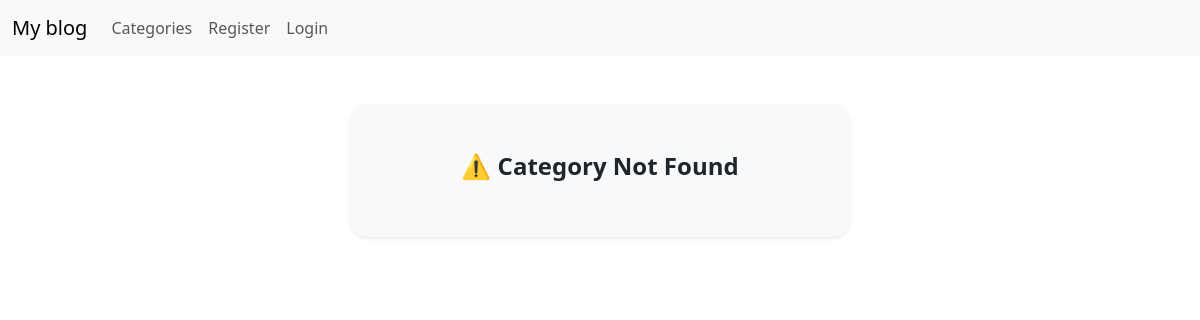
/category/Education/, run on an earlier commit of the app's database.
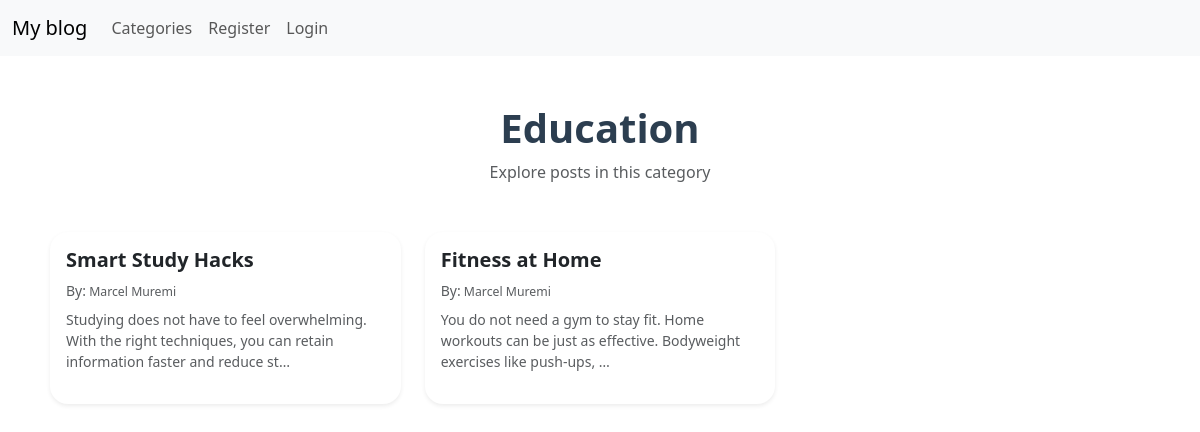
And on a later commit of the database.
### blog/models.py (models this page shows, shortened)
class Post(models.Model):
    title = models.CharField(max_length=30)
    header_image = models.ImageField(null=True, blank=True, upload_to="images/")
    title_tag = models.CharField(max_length=30)
    author = models.ForeignKey(User, on_delete=models.CASCADE)
    body = RichTextField(blank=True, null=True)
    post_date = models.DateField(auto_now_add=True)
    category = models.CharField(max_length=20)
    snippet = models.CharField(max_length=48)
    likes = models.ManyToManyField(User, related_name='blog_posts')
    updated_at = models.DateTimeField(auto_now=True)  # <-- tracks last update

### blog/views.py (the view)
# urls.py: path('category/<str:categoryblog>/', CategoryView, name='category'),
def CategoryView(request, categoryblog):
    category_posts = Post.objects.filter(category=categoryblog.replace("-", " "))
    return render(
        request,
        "categories.html",
        {
            "categoryblog": categoryblog.title().replace("-", " "),
            "category_posts": category_posts,
        },
    )

### blog/templates/categories.html (shortened to what this page needs)
{% extends 'base.html' %}
{% block content %}
<div class="container mt-5">
    <div class="mx-auto" style="max-width: 1100px;">
            {% if category_posts %}
                <div class="text-center mb-5">
                    <h1 style="font-weight:700; color:#2c3e50;">
                         {{ categoryblog }}
                    </h1>
                    <p class="text-muted">Explore posts in this category</p>
                </div>
                <div class="row g-4">
                    {% for post in category_posts %}
                    <div class="col-md-6 col-lg-4">
                        <div class="card h-100 border-0 shadow-sm" style="border-radius:18px; transition: all 0.3s ease;">
                            <div class="card-body d-flex flex-column">
                                <h5 class="mb-2" style="font-weight:600;">
                                    <a href="{% url 'article_detail' post.pk %}" class="text-dark text-decoration-none"
                                        style="transition:0.2s;">
                                        {{ post.title }}
                                    </a>
                                </h5>
                                <p class="text-muted mb-2" style="font-size:14px;">
                                    By:<small> {{ post.author.first_name }} {{ post.author.last_name }} </small>
                                </p>
                                <p class="text-muted flex-grow-1" style="font-size:14px;">
                                    {{ post.body|striptags|truncatechars:120 }}
                                </p>
                            </div>
                        </div>
                    </div>
                    {% endfor %}
                </div>
            {% else %}
                <div class="text-center mt-5">
                    <div class="p-5 shadow-sm" style="border-radius:18px; background:#f8f9fa; max-width:500px; margin:auto;">
                        <h4 style="font-weight:600;">⚠️ Category Not Found</h4>
                    </div>
                </div>
            {% endif %}
    </div>
</div>
{% endblock %}

What changed in the data, as far as the page shows it:
added Post: title "Smart Study Hacks", author.first_name "Marcel", author.last_name "Muremi", body "Studying does not have to feel overwhelming. With the right techniques, you can retain information faster and reduce st…"
added Post: title "Fitness at Home", author.first_name "Marcel", author.last_name "Muremi", body "You do not need a gym to stay fit. Home workouts can be just as effective. Bodyweight exercises like push-ups, …"
Also different on the page:
{{ categoryblog }}: (not shown) → "Education"
text no longer shown: "⚠️ Category Not Found"
text now shown: "Explore posts in this category"
